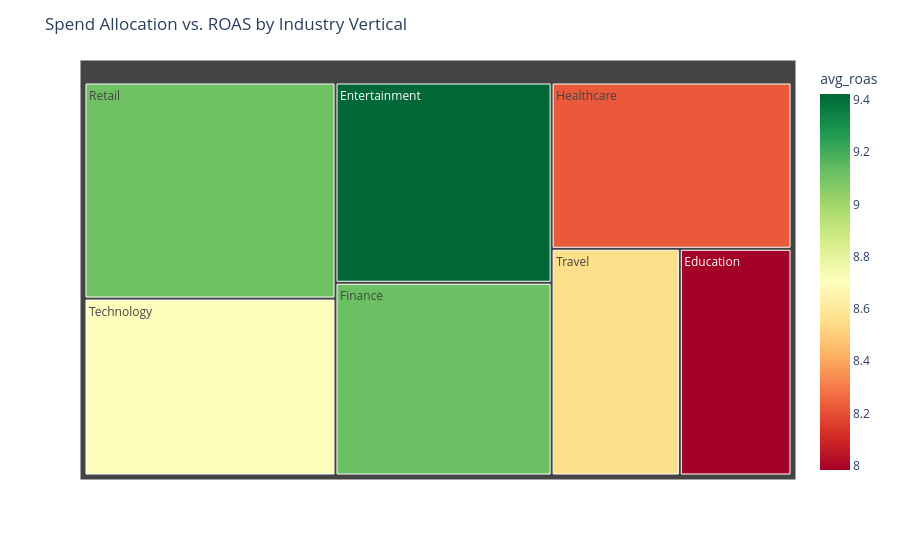

Write notebook code for a chart like this one.
### Markdown cell above
### Performance tier analysis

#### Low Tier

Dominated by twitter and then followed by Instagram LinkedIn

Google has the lowest share in this tier

### Medium Tier

Balanced mix across platforms with Google and Facebook in the lead closely followed by Instagram

Other platforms lose traction in this tier

#### High Tier

Google and Facebook drive about 3/4s of all high performers

Instagram is present (14%), while LinkedIn, TikTok, Twitter fail to break into this tier consistently

#### Cross Tier Insights

Google and Facebook consistently trend toward higher performance tiers.

Twitter, LinkedIn, TikTok over-index in low/medium tiers and rarely break into high.

### Code cell
ad_df['ROI'] = (ad_df['revenue_generated'] - ad_df['ad_spend']) / ad_df['ad_spend']
industry_roi = ad_df.groupby('industry_vertical').agg(
    total_spend=('ad_spend', 'sum'),
    total_revenue=('revenue_generated', 'sum'),
    avg_roi=('ROI', 'mean'),
    campaigns=('campaign_id', 'count'),
    avg_roas=('ROAS', 'mean')
).reset_index()
industry_roi['revenue_share'] = industry_roi['total_revenue'] / industry_roi['total_revenue'].sum()
industry_roi['spend_share'] = industry_roi['total_spend'] / industry_roi['total_spend'].sum()
industry_roi['share_gap'] = industry_roi['revenue_share'] - industry_roi['spend_share']
print('Industry ROI summary (sorted by avg ROI):')
display(industry_roi[['industry_vertical', 'avg_roi', 'share_gap']].sort_values('avg_roi', ascending=False))

fig = px.treemap(
    industry_roi,
    path=['industry_vertical'],
    values='total_spend',
    color='avg_roas',
    color_continuous_scale='RdYlGn',
    hover_data={'avg_roas': ':.2f', 'share_gap': ':.2%'}
)
fig.update_layout(title='Spend Allocation vs. ROAS by Industry Vertical')
fig.show()

roas_heatmap = ad_df.pivot_table(index='device_type', columns='platform', values='ROAS', aggfunc='mean')
print('Mean ROAS by platform-device combination:')
display(roas_heatmap.round(2))

### Figure 1 — Plotly figure (JSON) as saved in the notebook; plotly's stock layout.template omitted (floating-point values rounded to 4 significant figures)
{"data": [{"branchvalues": "total", "customdata": [[7.983, -0.005782], [9.423, 0.03751], [9.121, 0.002131], [8.223, -0.02538], [9.114, -0.009077], [8.695, 0.001848], [8.556, -0.001248]], "domain": {"x": [0, 1], "y": [0, 1]}, "hovertemplate": "labels=%{label}<br>total_spend=%{value}<br>parent=%{parent}<br>id=%{id}<br>avg_roas=%{color:.2f}<br>share_gap=%{customdata[1]:.2%}<extra></extra>", "ids": ["Education", "Entertainment", "Finance", "Healthcare", "Retail", "Technology", "Travel"], "labels": ["Education", "Entertainment", "Finance", "Healthcare", "Retail", "Technology", "Travel"], "marker": {"coloraxis": "coloraxis", "colors": [7.983, 9.423, 9.121, 8.223, 9.114, 8.695, 8.556]}, "name": "", "parents": ["", "", "", "", "", "", ""], "type": "treemap", "values": [11010000.0, 18820000.0, 18110000.0, 17340000.0, 23580000.0, 19300000.0, 12630000.0]}], "layout": {"coloraxis": {"colorbar": {"title": {"text": "avg_roas"}}, "colorscale": [[0, "rgb(165,0,38)"], [0.1, "rgb(215,48,39)"], [0.2, "rgb(244,109,67)"], [0.3, "rgb(253,174,97)"], [0.4, "rgb(254,224,139)"], [0.5, "rgb(255,255,191)"], [0.6, "rgb(217,239,139)"], [0.7, "rgb(166,217,106)"], [0.8, "rgb(102,189,99)"], [0.9, "rgb(26,152,80)"], [1, "rgb(0,104,55)"]]}, "legend": {"tracegroupgap": 0}, "margin": {"t": 60}, "title": {"text": "Spend Allocation vs. ROAS by Industry Vertical"}}}
